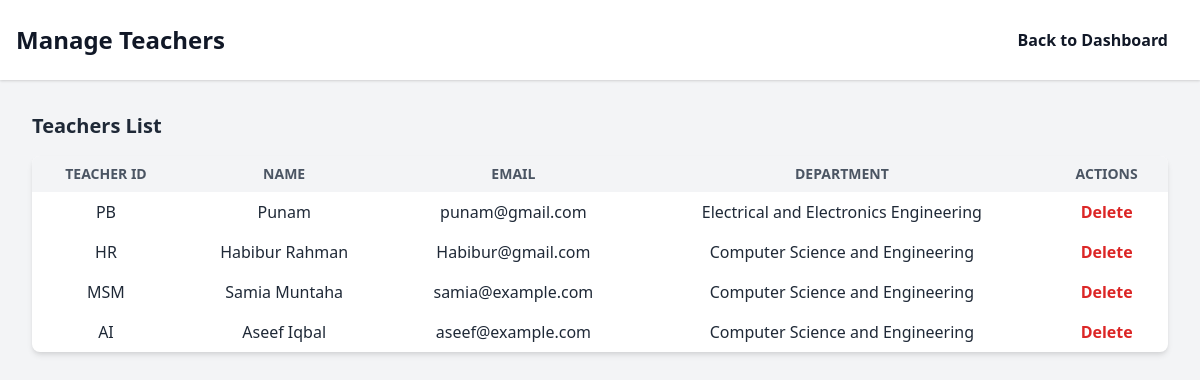
The page /pages/manage_teachers.php on the database its author committed.
### tables this page shows
CREATE TABLE `teachers` (
  `id` int(11) NOT NULL,
  `user_id` int(11) DEFAULT NULL,
  `teacher_id` varchar(10) NOT NULL,
  `department` varchar(10) DEFAULT NULL,
  `profile_completed` tinyint(1) DEFAULT 0
);

CREATE TABLE `users` (
  `id` int(11) NOT NULL,
  `name` varchar(100) NOT NULL,
  `email` varchar(100) NOT NULL,
  `password` varchar(255) NOT NULL,
  `role_id` int(11) NOT NULL
);

CREATE TABLE `departments` (
  `id` int(11) NOT NULL,
  `department_code` varchar(10) NOT NULL,
  `department_name` varchar(100) NOT NULL
);

### pages/manage_teachers.php (the view, shortened to what this page needs)
<?php
include 'db.php';
$sql = "SELECT teachers.id, teachers.teacher_id, users.name, users.email, departments.department_name
        FROM teachers
        JOIN users ON teachers.user_id = users.id
        JOIN departments ON teachers.department = departments.department_code";
$result = $conn->query($sql);
?>
<!DOCTYPE html>
<html lang="en">
<head>
    <link href="https://cdn.jsdelivr.net/npm/tailwindcss@2.2.19/dist/tailwind.min.css" rel="stylesheet">
</head>
<body class="bg-gray-100 text-gray-800">
    <header class="bg-white shadow">
        <div class="max-w-7xl mx-auto px-4 py-6 flex justify-between items-center">
            <h1 class="text-2xl font-bold text-gray-900">Manage Teachers</h1>
            <nav>
                <a href="manager_dashboard.php" class="text-gray-900 hover:text-blue-600 font-bold py-2 px-4">Back to Dashboard</a>
            </nav>
        </div>
    </header>
    <div class="max-w-7xl mx-auto p-8">
        <h2 class="text-xl font-bold mb-4">Teachers List</h2>
        <table class="min-w-full bg-white shadow-md rounded-lg overflow-hidden">
            <thead>
                <tr>
                    <th class="py-2 px-4 bg-gray-100 font-bold uppercase text-sm text-gray-600">Teacher ID</th>
                    <th class="py-2 px-4 bg-gray-100 font-bold uppercase text-sm text-gray-600">Name</th>
                    <th class="py-2 px-4 bg-gray-100 font-bold uppercase text-sm text-gray-600">Email</th>
                    <th class="py-2 px-4 bg-gray-100 font-bold uppercase text-sm text-gray-600">Department</th>
                    <th class="py-2 px-4 bg-gray-100 font-bold uppercase text-sm text-gray-600">Actions</th>
                </tr>
            </thead>
            <tbody>
                <?php while ($row = $result->fetch_assoc()): ?>
                <tr>
                    <td class="py-2 px-4 text-center"><?php echo $row['teacher_id']; ?></td>
                    <td class="py-2 px-4 text-center"><?php echo $row['name']; ?></td>
                    <td class="py-2 px-4 text-center"><?php echo $row['email']; ?></td>
                    <td class="py-2 px-4 text-center"><?php echo $row['department_name']; ?></td>
                    <td class="py-2 px-4 text-center">
                        <a href="manage_teachers.php?delete_id=<?php echo $row['id']; ?>"
                           class="text-red-600 hover:text-red-800 font-bold"
                           onclick="return confirm('Are you sure you want to delete this teacher?');">Delete</a>
                    </td>
                </tr>
                <?php endwhile; ?>
            </tbody>
        </table>
    </div>
</body>
</html>

### rows shown on the page
teachers: teacher "PB", user.name "Punam", user.email "punam@gmail.com", departments.department_name "Electrical and Electronics Engineering"
teachers: teacher "HR", user.name "Habibur Rahman", user.email "Habibur@gmail.com", departments.department_name "Computer Science and Engineering"
teachers: teacher "MSM", user.name "Samia Muntaha", user.email "samia@example.com", departments.department_name "Computer Science and Engineering"
teachers: teacher "AI", user.name "Aseef Iqbal", user.email "aseef@example.com", departments.department_name "Computer Science and Engineering"
